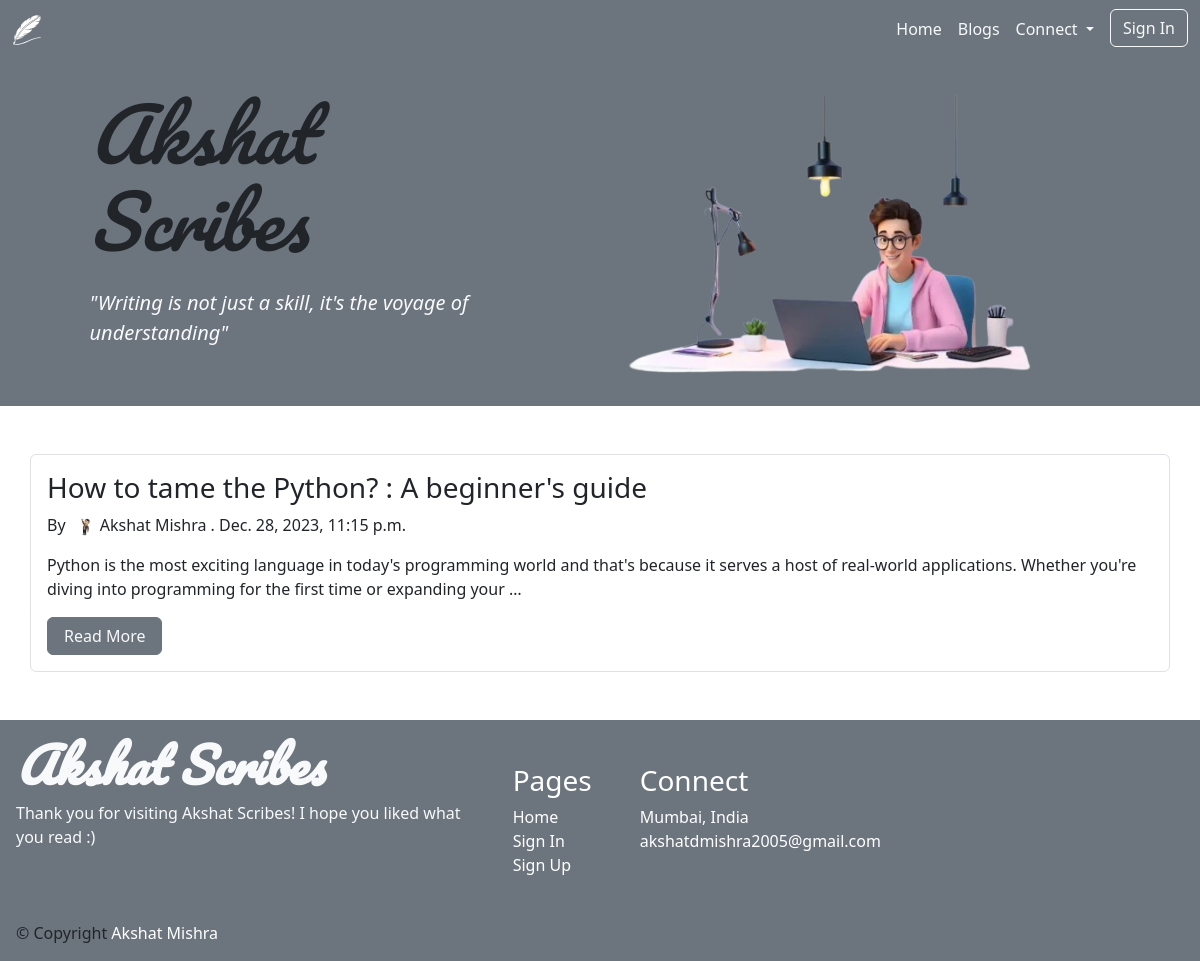
The app's page /, older data.
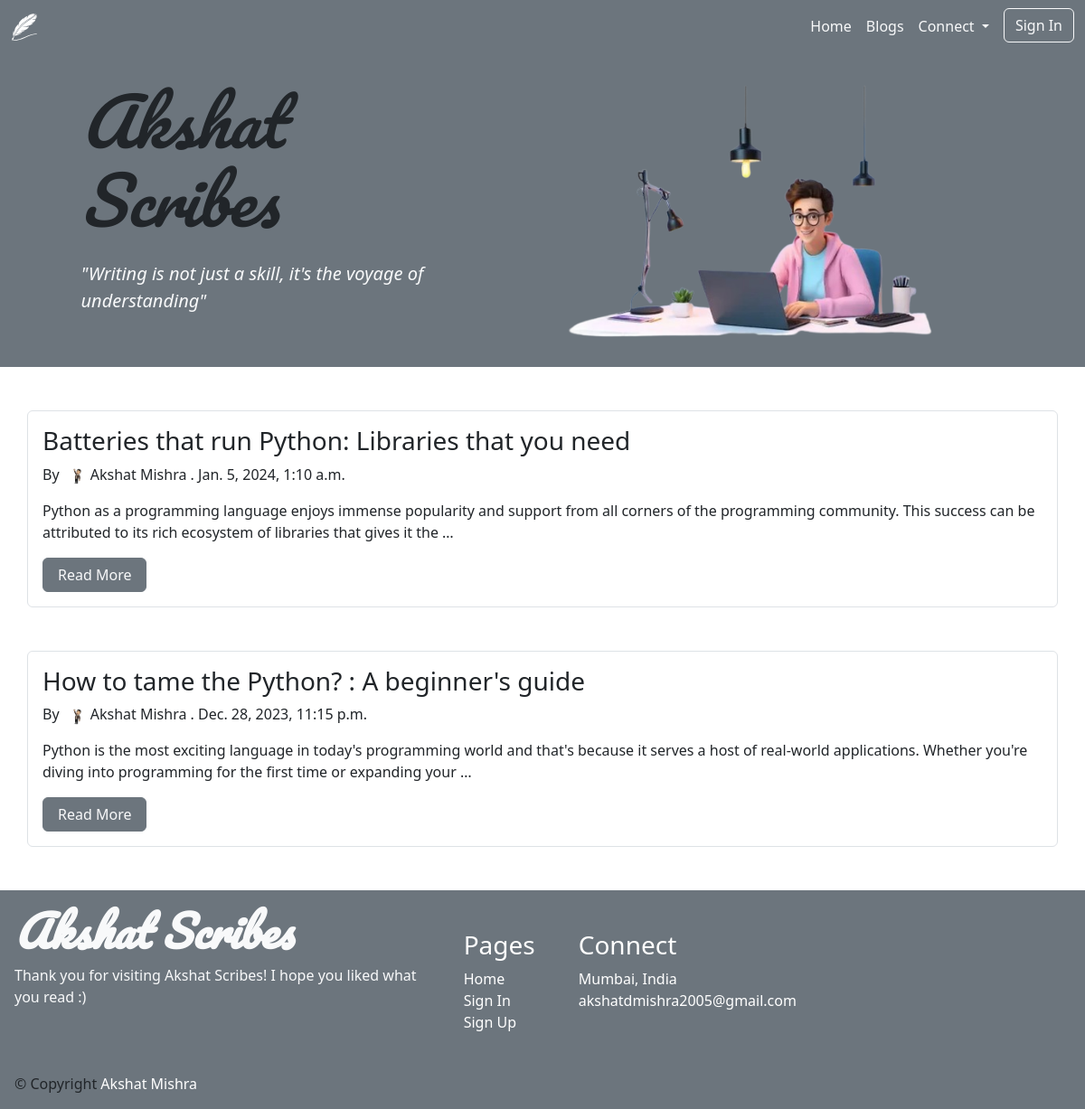
The same page, newer data.
### Home/models.py (models this page shows, shortened)
class Post(models.Model):
    title = models.CharField(max_length=100)
    image = models.ImageField(null=True, blank=True, upload_to="images/")
    datetime = models.DateTimeField(default=datetime.now())
    content = models.CharField(max_length=10000000)

### Home/views.py (the view)
# urls.py: path('', views.index, name='index'),
def index(request):
    posts = Post.objects.all()
    return render(request, 'index.html', {'posts': posts})

### templates/index.html (shortened to what this page needs)
{% extends 'base.html' %}
{% load static %}
{% block content %}
<section id="hero" class=" my-auto bg-secondary">
  <div class="container">
    <div class="row justify-content-center align-items-center">
      <div class="col-md-5 text-center text-md-start">
        <h1>
          <div class="display-2 fst-italic text-dark" style="font-family:Pacifico, sans-serif;">Akshat Scribes</div>
        </h1>
        <p class="lead my-4 fst-italic text-light">"Writing is not just a skill, it's the voyage of understanding"</p>
      </div>
      <div class="col-md-6 text-center">
        <img class="img-fluid ml-md-5" src="{% static 'assets/img/hero.png' %}"></img>
      </div>
    </div>
  </div>
</section>
<section id="blogs" class="mx-2">
  {% for post in posts reversed %}
  <div>
    <div class="container my-5 p-3 rounded border">
      <h3 class="text-dark">{{post.title}}</h3>
      <p class="">By <img style="border-radius: 50%; height: 20px; width: 20px; margin-inline: 5px;" src="{% static 'assets/img/prof-pic.jpg' %}">Akshat Mishra . {{post.datetime}}</p>
      <div class="">
        <p class="">
          {{post.content|truncatewords:60|safe}}
        </p>
      </div>
      <div class="">
        <button class="btn btn-secondary rounded px-3" type="button"><a class="text-light text-decoration-none" href="/posts/{{post.id}}">Read More</a></button>
      </div>
    </div>
  </div>
  {% endfor %}
</section>
{% endblock %}

Row changes from the older to the newer data that the page shows:
added Post: title "Batteries that run Python: Libraries that you need", datetime "Jan. 5, 2024, 1:10 a.m.", content "Python as a programming language enjoys immense popularity and support from all corners of the programming community. This success can be attributed to its rich ecosystem of libraries that gives it the …"
